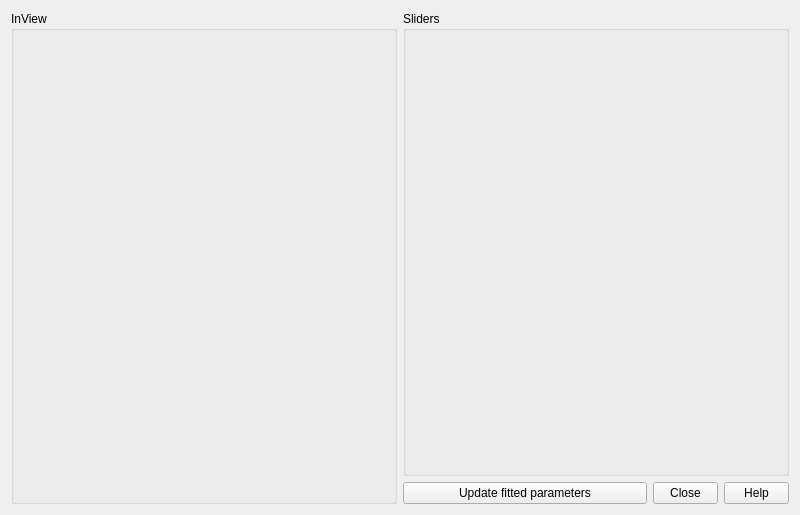
<?xml version="1.0" encoding="UTF-8"?>
<ui version="4.0">
 <class>InViewWidgetUI</class>
 <widget class="QWidget" name="InViewWidgetUI">
  <property name="geometry">
   <rect>
    <x>0</x>
    <y>0</y>
    <width>800</width>
    <height>515</height>
   </rect>
  </property>
  <property name="minimumSize">
   <size>
    <width>800</width>
    <height>500</height>
   </size>
  </property>
  <property name="windowTitle">
   <string>InView</string>
  </property>
  <layout class="QGridLayout" name="gridLayout">
   <item row="0" column="1">
    <layout class="QVBoxLayout" name="verticalLayout_3">
     <item>
      <widget class="QGroupBox" name="sliderBox">
       <property name="sizePolicy">
        <sizepolicy hsizetype="Preferred" vsizetype="Minimum">
         <horstretch>0</horstretch>
         <verstretch>0</verstretch>
        </sizepolicy>
       </property>
       <property name="minimumSize">
        <size>
         <width>0</width>
         <height>450</height>
        </size>
       </property>
       <property name="maximumSize">
        <size>
         <width>600</width>
         <height>16777215</height>
        </size>
       </property>
       <property name="title">
        <string>Sliders</string>
       </property>
       <layout class="QVBoxLayout" name="verticalLayout"/>
      </widget>
     </item>
     <item>
      <layout class="QHBoxLayout" name="horizontalLayout_2">
       <item>
        <widget class="QPushButton" name="cmdUpdateParam">
         <property name="text">
          <string>Update fitted parameters</string>
         </property>
        </widget>
       </item>
       <item>
        <widget class="QPushButton" name="cmdClose">
         <property name="maximumSize">
          <size>
           <width>65</width>
           <height>16777215</height>
          </size>
         </property>
         <property name="text">
          <string>Close</string>
         </property>
        </widget>
       </item>
       <item>
        <widget class="QPushButton" name="cmdHelp">
         <property name="maximumSize">
          <size>
           <width>65</width>
           <height>16777215</height>
          </size>
         </property>
         <property name="text">
          <string>Help</string>
         </property>
        </widget>
       </item>
      </layout>
     </item>
    </layout>
   </item>
   <item row="0" column="0">
    <widget class="QGroupBox" name="plotBox">
     <property name="minimumSize">
      <size>
       <width>0</width>
       <height>0</height>
      </size>
     </property>
     <property name="title">
      <string>InView</string>
     </property>
     <layout class="QVBoxLayout" name="verticalLayout_2"/>
    </widget>
   </item>
  </layout>
 </widget>
 <resources/>
 <connections/>
</ui>
